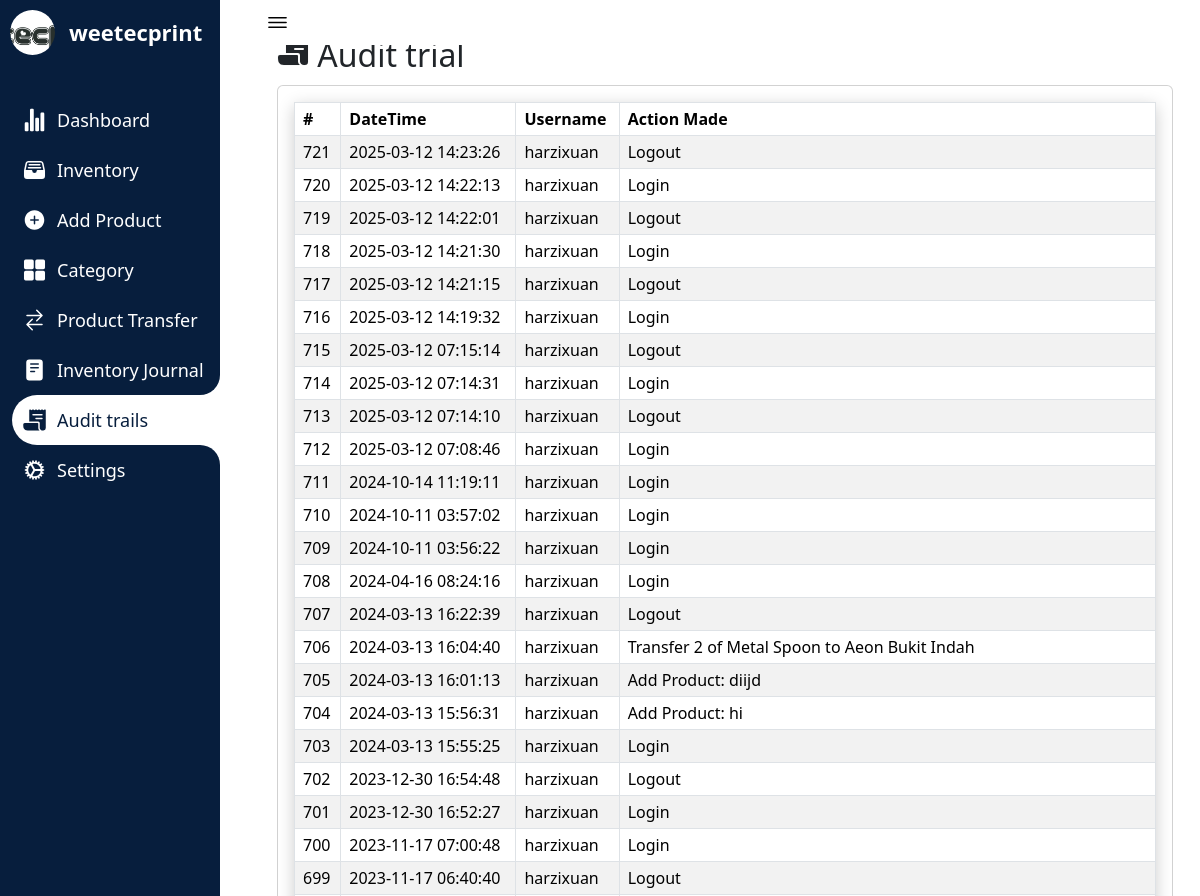
Page /audittrails.php (signed in, upper part) on the earlier database version.
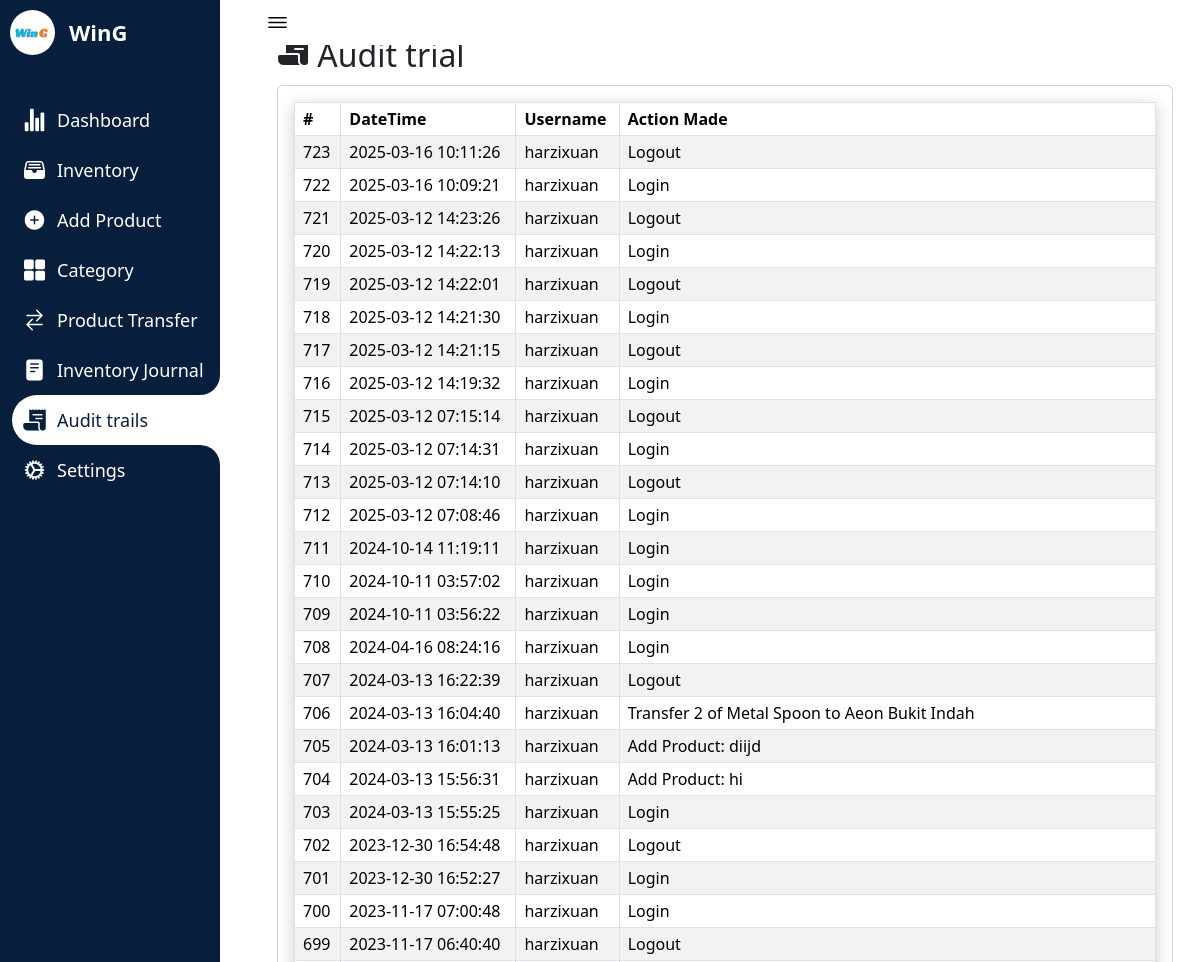
Same page on the later database version.
### tables this page shows
CREATE TABLE IF NOT EXISTS `companyprofile` (
  `id` int(11) NOT NULL AUTO_INCREMENT,
  `name` varchar(250) NOT NULL,
  `profilepicture` varchar(1000) DEFAULT NULL,
  PRIMARY KEY (`id`)
);

CREATE TABLE IF NOT EXISTS `audittrails` (
  `id` int(200) NOT NULL AUTO_INCREMENT,
  `datetime` timestamp NOT NULL DEFAULT CURRENT_TIMESTAMP,
  `username` varchar(250) NOT NULL,
  `action` varchar(250) NOT NULL,
  PRIMARY KEY (`id`)
);

### audittrails.php (the view, shortened to what this page needs)
<?php
require_once "config.php";
$companyId = 1;
$query = "SELECT * FROM companyprofile WHERE id = ?";
$stmt = mysqli_prepare($conn, $query);
mysqli_stmt_bind_param($stmt, "i", $companyId);
mysqli_stmt_execute($stmt);
$result = mysqli_stmt_get_result($stmt);
$companyProfile = mysqli_fetch_assoc($result);
$companyProfileImagePath = $companyProfile['profilepicture'];
$companyName = $companyProfile['name'];
?>
<!DOCTYPE html>
<html lang="en">
<head>
    <link rel="stylesheet" href="testin3.css">
    <link href="https://cdn.jsdelivr.net/npm/bootstrap@5.3.1/dist/css/bootstrap.min.css" rel="stylesheet">
</head>
<body>
<nav>
<div class="logo">
<div class="logo-image">
    <?php
    if (!empty($companyProfileImagePath)) {
        echo '<img src="' . $companyProfileImagePath . '" alt="Company Logo" class="logoimage">';
    } else {
        echo '<img src="path/to/placeholder/image.jpg" alt="No Image" style="">';
    }
    ?>
</div>
    <div class="logo-name">
    <?php echo $companyName; ?>
    </div>
</div>
        <div class="menu-items">
            <ul class="navLinks">
            <li class="navList">
    <a href="Dashboard.php">
    <ion-icon name="stats-chart"></ion-icon>
        <span class="links">Dashboard</span>
    </a>
</li>
<li class="navList">
    <a href="Inventory.php">
        <ion-icon name="file-tray-full"></ion-icon>
        <span class="links">Inventory</span>
    </a>
</li>
<li class="navList">
    <a href="Product.php">
        <ion-icon name="add-circle"></ion-icon>
        <span class="links">Add Product</span>
    </a>
</li>
    <li class="navList">
        <a href="Category.php">
            <ion-icon name="grid"></ion-icon>
            <span class="links">Category</span>
        </a>
    </li>
    <li class="navList">
        <a href="Order.php">
        <ion-icon name="swap-horizontal"></ion-icon>
            <span class="links">Product Transfer</span>
        </a>
    </li>
    <li class="navList">
        <a href="Reports.php">
            <ion-icon name="reader"></ion-icon>
            <span class="links">Inventory Journal</span>
        </a>
    </li>
    <li class="navList active">
        <a href="audittrails.php">
        <ion-icon name="receipt"></ion-icon>
            <span class="links">Audit trails</span>
        </a>
    </li>
    <li class="navList">
        <a href="Settings.php">
            <ion-icon name="cog"></ion-icon>
            <span class="links">Settings</span>
        </a>
    </li>
            </ul>
        </div>
    </nav>
    <section class="dashboard">
        <div class="top">
            <ion-icon class="navToggle" name="menu-outline"></ion-icon>
        </div>
        <div class="content-wrapper">
        <div class="container">
            <div class="row">
            <div class="col-md-12 col-offset-2">
<h2><ion-icon name="receipt"></ion-icon>     Audit trial</h2>
        <div class="card" style="margin-top:10px;">
            <div class="card-body">
                <table class="table table-bordered table-striped table-hover">
                    <thead>
                        <tr>
                            <th class="py-1 px-2">#</th>
                            <th class="py-1 px-2">DateTime</th>
                            <th class="py-1 px-2">Username</th>
                            <th class="py-1 px-2">Action Made</th>
                        </tr>
                    </thead>
                    <tbody>
                    <?php
include "config.php";
$auditTrailQuery = "SELECT * FROM audittrails ORDER BY datetime DESC";
$result = mysqli_query($conn, $auditTrailQuery);
while ($row = mysqli_fetch_assoc($result)) {
    echo "<tr>";
    echo "<td class='py-1 px-2'>". $row['id'] ."</td>";
    echo "<td class='py-1 px-2'>" . $row['datetime'] . "</td>";
    echo "<td class='py-1 px-2'>" . $row['username'] . "</td>";
    echo "<td class='py-1 px-2'>" . $row['action'] . "</td>";
    echo "</tr>";
}
?>
                    </tbody>
                </table>
            </div>
        </div>
        </div>
        </div>
        </div>
        </div>
    </section>
</body>
</html>

Differences in the rows shown:
changed companyprofile: profilepicture: a different picture; name "weetecprint" → "WinG"
added audittrails: id "723", datetime "2025-03-16 10:11:26", username "harzixuan", action "Logout"
added audittrails: id "722", datetime "2025-03-16 10:09:21", username "harzixuan", action "Login"
